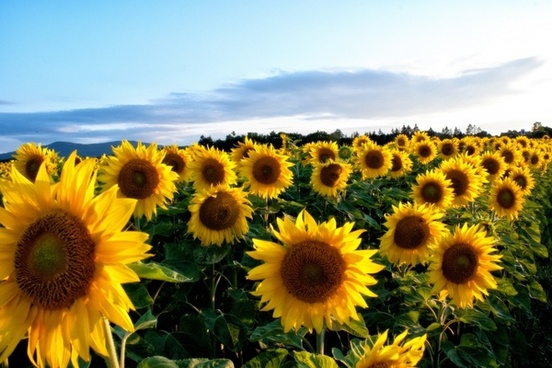
%> input picture 8.jpg, 552 x 368 px
$ octave practise.m   (GNU Octave 9; MATLAB toolbox functions it lacks are replaced by stand-ins)
%> lines starting %> are read from the running program, lines starting %| are printed output that depends on the picture; in (x1, y1, x2, y2) boxes, pixels count from 0 and x2, y2 are one past the last pixel; in counts of white or black regions, pixels touching at a corner belong together; the program's own positions count from 1
im=imread('8.jpg');
%> im is the input picture: size 368x552x3 uint8; mean R, G, B 141.3, 137.8, 100.1
a=im2bw(im);
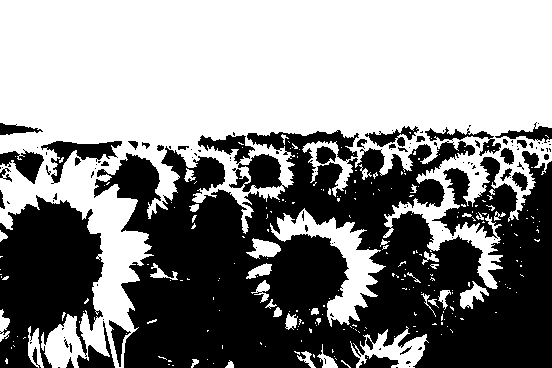
%> a: size 368x552 logical; 54.3% white; 115 black regions (80 under 20 px), largest, box (x1, y1, x2, y2) and area: (94, 130, 552, 368) 73838, (0, 195, 104, 368) 12399, (41, 141, 122, 184) 1119
se=strel('square',3);
img=imerode(a,se);
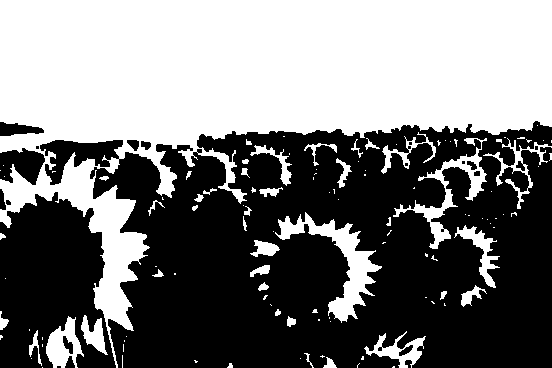
%> img: size 368x552 logical; 47.5% white; 117 white regions (76 under 20 px), largest, box (x1, y1, x2, y2) and area: (0, 0, 552, 368) 84298, (275, 212, 382, 323) 2968, (393, 138, 487, 249) 1866
subplot(2,2,1);imshow(im);title('Original');
subplot(2,2,2);imhist(a);title('Original');
subplot(2,2,3);imshow(img);title('Histeq');
subplot(2,2,4);imshow(img);title('Histeq');
%> after `title('Histeq')`:
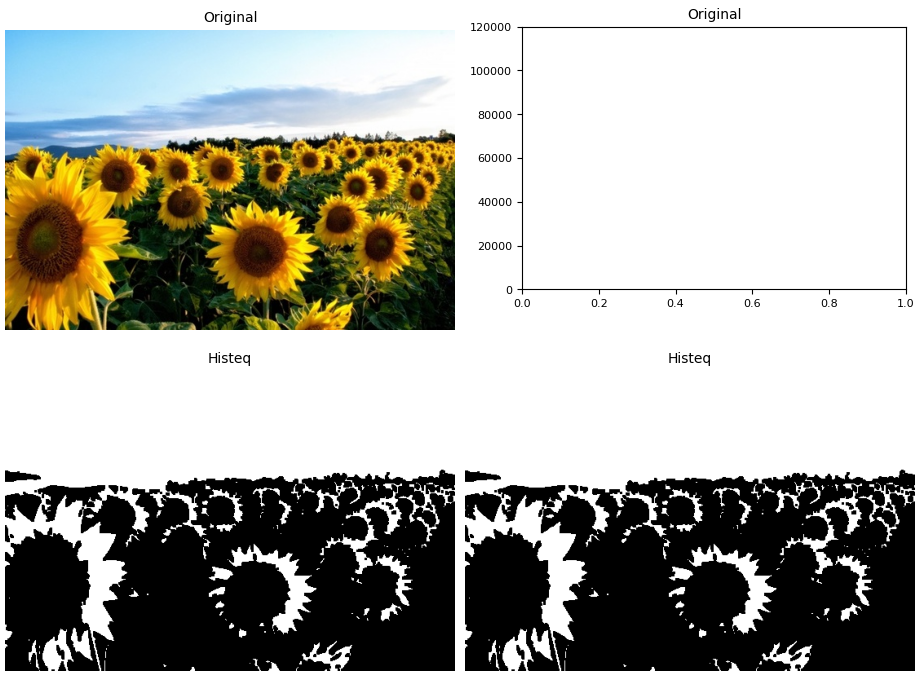
%> figure redrawn from the program's plot data, 4 panels

$ run again, with 10.jpg copied over 8.jpg
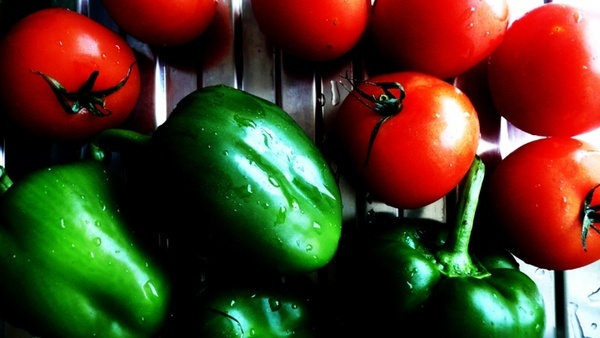
%> input picture 10.jpg, 600 x 338 px
%> im is the input picture: size 338x600x3 uint8; mean R, G, B 79.1, 57.8, 33.3
%> `a=im2bw(im);`:
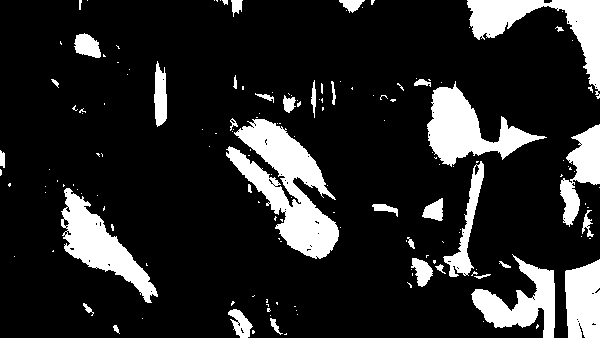
%> a: size 338x600 logical; 15.7% white; 159 white regions (121 under 20 px), largest, box (x1, y1, x2, y2) and area: (226, 119, 339, 259) 6959, (427, 81, 547, 167) 4098, (467, 0, 600, 99) 3986
%> img: size 338x600 logical; 12.5% white; 50 white regions (27 under 20 px), largest, box (x1, y1, x2, y2) and area: (228, 120, 338, 257) 5728, (428, 88, 543, 163) 3559, (468, 0, 600, 90) 3546
%> `title('Histeq')`:
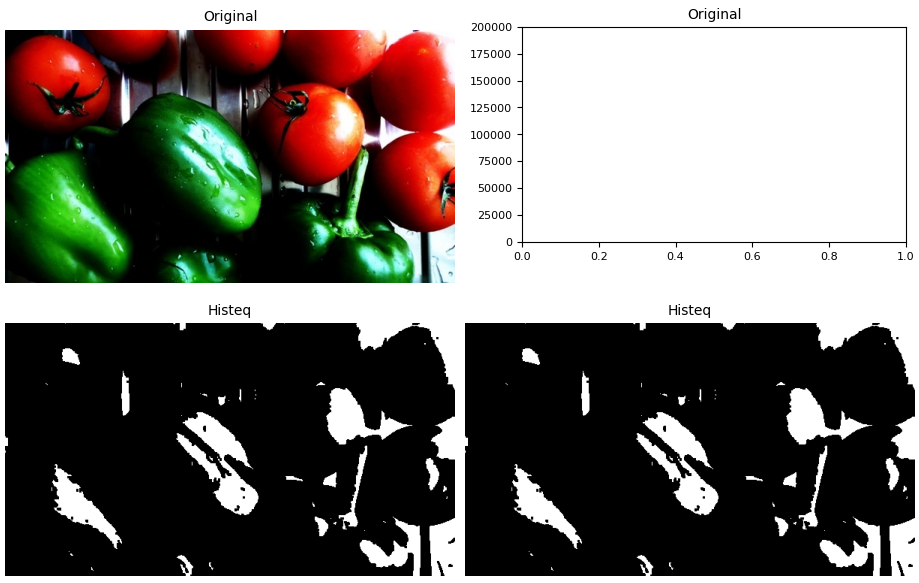
%> figure redrawn from the program's plot data, 4 panels

$ run again, with 11.jpg copied over 8.jpg
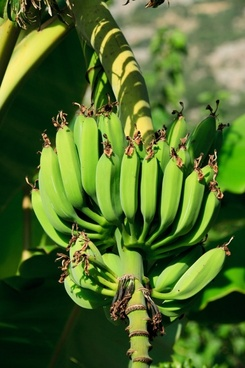
%> input picture 11.jpg, 245 x 368 px
%> im is the input picture: size 368x245x3 uint8; mean R, G, B 79.7, 106.9, 42.6
%> `a=im2bw(im);`:
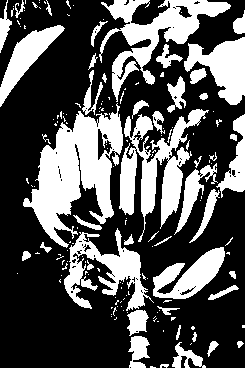
%> a: size 368x245 logical; 33.8% white; 163 white regions (115 under 20 px), largest, box (x1, y1, x2, y2) and area: (23, 103, 123, 248) 6720, (119, 109, 209, 242) 4234, (99, 0, 231, 102) 4043
%> img: size 368x245 logical; 23.4% white; 101 white regions (53 under 20 px), largest, box (x1, y1, x2, y2) and area: (24, 114, 113, 246) 4984, (113, 0, 229, 75) 2251, (185, 38, 245, 104) 1975
%> `title('Histeq')`:
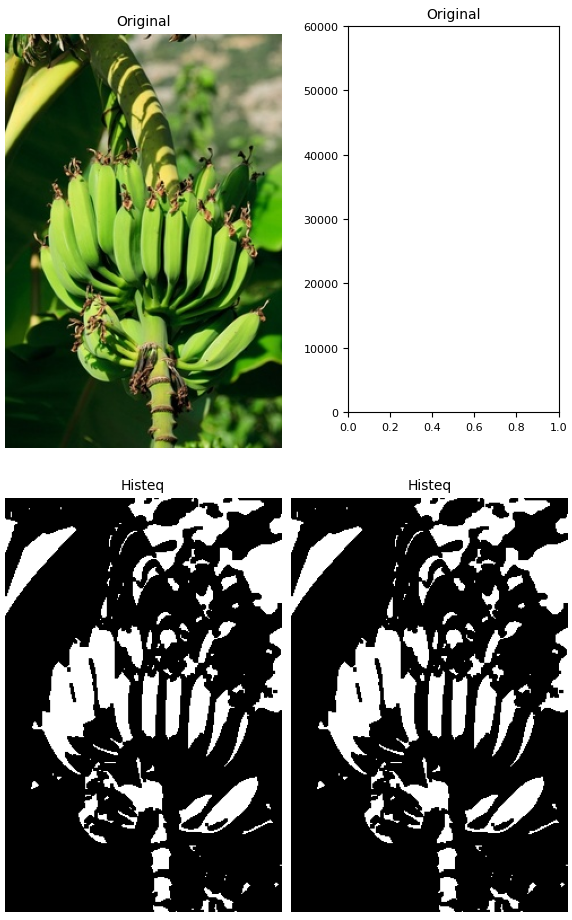
%> figure redrawn from the program's plot data, 4 panels
